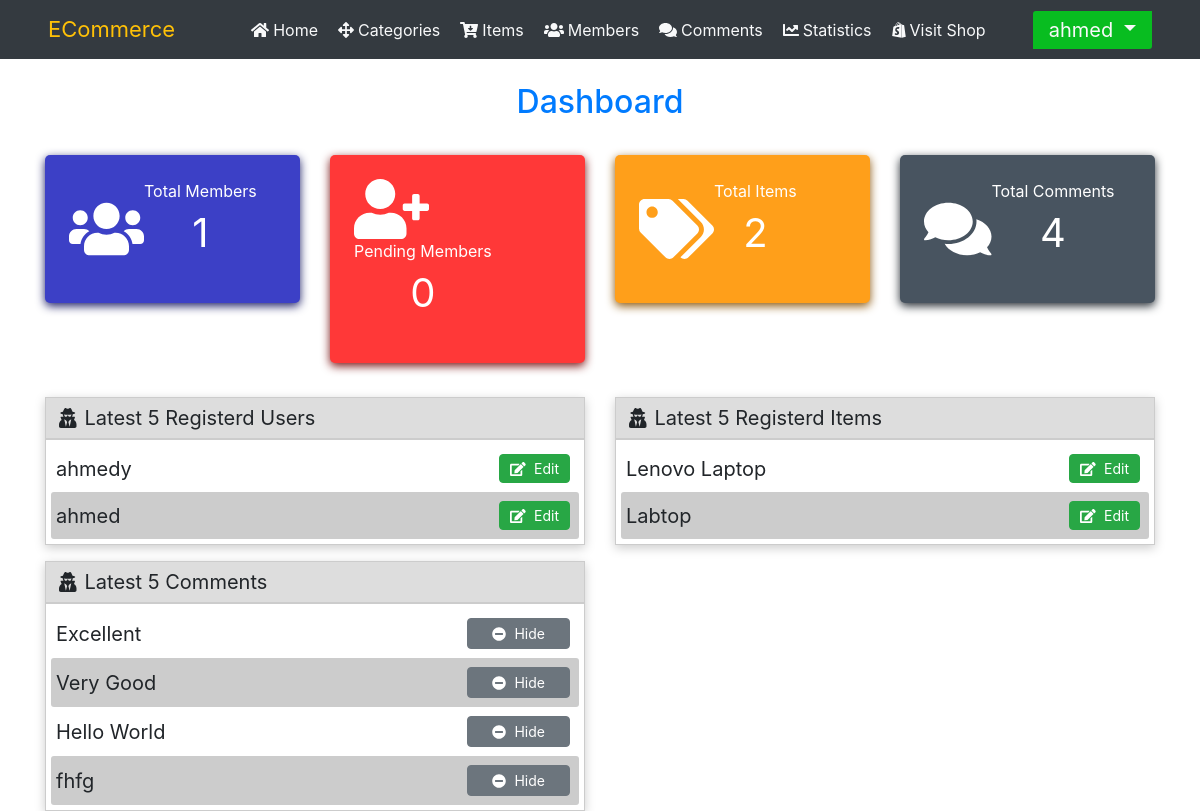
Screenshot of /Admin/Dashboard.php (signed in) with the database file from the repository.
### tables this page shows
CREATE TABLE `items` (
  `ID` int NOT NULL AUTO_INCREMENT,
  `Name` varchar(100) NOT NULL,
  `Description` text,
  `Price` float NOT NULL,
  `AddDate` date NOT NULL,
  `CountryMade` varchar(100) DEFAULT NULL,
  `Status` tinyint NOT NULL DEFAULT '1',
  `Cat_ID` int NOT NULL,
  `Member_ID` int NOT NULL,
  `Image` varchar(255) NOT NULL,
  `Approve` tinyint NOT NULL DEFAULT '1',
  PRIMARY KEY (`ID`),
  KEY `FK_Member_ID` (`Member_ID`),
  CONSTRAINT `FK_Member_ID` FOREIGN KEY (`Member_ID`) REFERENCES `login` (`userID`) ON DELETE CASCADE ON UPDATE CASCADE
);

CREATE TABLE `comments` (
  `ID` int NOT NULL AUTO_INCREMENT,
  `Comment` text,
  `Status` tinyint NOT NULL DEFAULT '1',
  `Date` date NOT NULL,
  `itemID` int NOT NULL,
  `MemberID` int NOT NULL,
  `Rating` int DEFAULT NULL,
  PRIMARY KEY (`ID`),
  KEY `FK_itemID` (`itemID`),
  KEY `FK_MemberID` (`MemberID`),
  CONSTRAINT `FK_itemID` FOREIGN KEY (`itemID`) REFERENCES `items` (`ID`) ON DELETE CASCADE ON UPDATE CASCADE,
  CONSTRAINT `FK_MemberID` FOREIGN KEY (`MemberID`) REFERENCES `login` (`userID`) ON DELETE CASCADE ON UPDATE CASCADE
);

### Admin/includes/functions/functions.php (called while the page is built, shortened)
<?php
function GetItems($con, $select, $from, $order, $num =5){
    $stmt = $con->prepare("SELECT $select FROM $from ORDER BY $order DESC LIMIT $num");
    $stmt->execute(array());
    return $stmt->fetchAll();
}
function GetCount($con, $col ,$tbl, $cond, $val){
    $stmt = $con->prepare("SELECT COUNT($col) FROM $tbl WHERE $cond= :val");
    $stmt->execute(array('val' => $val));
    $count = $stmt->fetchColumn();
    return $count;
}
?>

### Admin/Dashboard.php (the view, shortened to what this page needs)
<?php
    if(isset($_SESSION['userName'])){
        include "./includes/template/init.php";
        ?>
        <div class="container cont1">
            <h2 class="text-center text-primary m-4">Dashboard</h2>
            <div class="row">
                <div class="col-sm-3">
                    <div class="boxs box-1 d-flex align-items-center p-4">
                        <i class="fas fa-users ic"></i>
                        <div>
                    Total Members
                    <p><a href="members.php?do=Manage"> <?php echo GetCount($con,"userID" ,"login", "groupID !",1); ?></a></p>
                </div>
                    </div>
                </div>
                <div class="col-sm-3">
                    <div class="boxs box-2 d-flex align-items-center p-4">
                    <i class="fas fa-user-plus ic"></i>
                    <div>
                    Pending Members
                    <p><a href="members.php?do=Manage&red=1"> <?php echo GetCount($con,"userID" ,"login", "redStatus",1); ?></a></p>
                </div>
                </div></div>
                <div class="col-sm-3">
                    <div class="boxs box-3 d-flex align-items-center p-4">
                    <i class="fas fa-tags ic"></i>
                    <div>
                    Total Items
                    <p><a href="Items.php?do=Manage"> <?php echo GetCount($con, "ID", "items", 1, 1) ; ?> </a></p>
                </div>
                </div></div>
                <div class="col-sm-3">
                    <div class="boxs box-4 d-flex align-items-center p-4">
                    <i class="fas fa-comments ic"></i>
                    <div>
                    Total Comments
                    <p><a href="comments.php?do=Manage"> <?php echo GetCount($con, "ID", "comments", 1, 1 ); ?></a></p>
                </div>
                </div></div>
            </div>
        </div>
        <div class="container cont2 mt-4">
            <div class="row">
                <div class="col-sm-6">
                    <div class="panel panel-default">
                        <div class="panel-heading"><i class="fas fa-user-secret mx-2"></i>Latest 5 Registerd Users
                    </div>
                        <div class="panel-body">
                            <ul class='ulItems'>
                            <?php
                        foreach(GetItems($con, "userName, userID, redStatus", "login", "userID") as $items){
                            echo "<li class='d-flex align-items-center justify-content-between'>".$items["userName"]."<div>";
                            if( $items["redStatus"]==1){
                            echo "<a href='members.php?do=act&userID= ".$items['userID']."' class='btn btn-primary m-1'><i class='far fa-star mr-2'></i>Active</a>
                            <a href='members.php?do=Edit&userID=". $items["userID"] ."' class='btn btn-success m-1'><i class='fa fa-edit mr-2'></i>Edit</a></div></li>";
                        }else{
                            echo "
                            <a href='members.php?do=Edit&userID=". $items["userID"] ."' class='btn btn-success m-1'><i class='fa fa-edit mr-2'></i>Edit</a></div></li>";
                        }}
                        ?></ul> </div>
                    </div>
                </div>
                <div class="col-sm-6">
                    <div class="panel panel-default">
                        <div class="panel-heading"><i class="fas fa-user-secret mx-2"></i>Latest 5 Registerd Items</div>
                        <div class="panel-body">
                            <ul class='ulItems'>
                            <?php
                        foreach(GetItems($con, "ID, Name, Approve", "items", "ID") as $items){
                            echo "<li class='d-flex align-items-center justify-content-between'>".$items["Name"]."<div class = 'text-left'>";
                            echo "
                            <a href='Items.php?do=Edit&ID=". $items["ID"] ."' class='btn btn-success m-1'><i class='fa fa-edit mr-2 '></i>Edit</a>";
                            echo "</div></li>";
                            }
                        ?></ul>
                    </div>
                </div>
            </div>
        </div>
        <div class="row mt-3">
        <div class="col-sm-6">
                    <div class="panel panel-default">
                        <div class="panel-heading"><i class="fas fa-user-secret mx-2"></i>Latest 5 Comments</div>
                        <div class="panel-body">
                            <ul class='ulItems'>
                            <?php
                        foreach(GetItems($con, "ID, Comment, Status", "comments", "ID") as $items){
                            echo "<li class='d-flex align-items-center justify-content-between'>".$items["Comment"]."<div class = 'text-left'>";
                            if(intval($items["Status"]) == 0){
                                echo "
                                <a href='comments.php?do=Approve&ID=". intval($items['ID']) ."' class='btn m-1 btn-primary py-1'>
                                <i class='far fa-star mr-2'></i>Approve</a></div>" ;}else{
                            echo "<a href='comments.php?do=Hide&ID=".intval($items['ID'])."' class='m-1 btn btn-secondary px-4 py-1'><i class='fas fa-minus-circle mr-2'></i>Hide</a></div>";
                            }
                        }
                        ?></ul>
                    </div>
                </div>
            </div>
        </div></div>
        <?php
    include "./includes/template/footer.inc.php";
    }else{
        header('Location: index.php');
        exit();
    }
?>

### Admin/layout/css/stylecss.css (style rules this page uses)
* { margin: 0; padding: 0; box-sizing: border-box; }
.d-flex { flex-wrap: wrap; }

### Admin/layout/css/Dashboard.css (style rules this page uses)
.btn { font-size: 14px !important; }
.d-flex { flex-wrap: wrap; }
.ulItems { margin: 0; padding: 0; }
.ulItems li { list-style: none; padding: 5px 5px; }
.ulItems li:nth-child(even) { background-color: #ccc; border-radius: 3px; }
.ulItems li a { padding: 3px 10px; }
.boxs a { color: white; text-decoration: none; }
.box-1 { background-color: #3c40c6; box-shadow: 0 3px 10px #1d1f66; }
.box-2 { background-color: #ff3838; box-shadow: 0 3px 10px #791313; }
.box-3 { background-color: #ff9f1a; box-shadow: 0 3px 10px #8b560b; }
.box-4 { background-color:#485460; box-shadow: 0 3px 10px #252c33; }
.panel-body, .panel-heading { border: 1px solid #ccc; padding: 5px; }
.panel-heading { background-color: #ddd; border: 1px solid #ccc; }
.panel-default { box-shadow: 0 3px 10px #ccc; font-size: 20px; }
.ic { font-size: 60px; }
.boxs { border-radius: 5px; color: white; font-size: 16px; padding-top: 10px; margin-top: 10px; margin-bottom: 10px; text-align: center; }
.boxs p { font-size: 40px !important; }

### rows the page displays
items: Name "Lenovo Laptop"
items: Name "Labtop"
comments: Comment "Excellent"
comments: Comment "Very Good"
comments: Comment "Hello World"
comments: Comment "fhfg"

### other values shown
$_SESSION["userName"] "ahmed"
GetCount($con,"userID" ,"login", "groupID !",1) "1"
GetCount($con,"userID" ,"login", "redStatus",1) "0"
GetCount($con, "ID", "items", 1, 1) "2"
GetCount($con, "ID", "comments", 1, 1 ) "4"
$items["userName"] "ahmedy"
$items["userName"] "ahmed"
